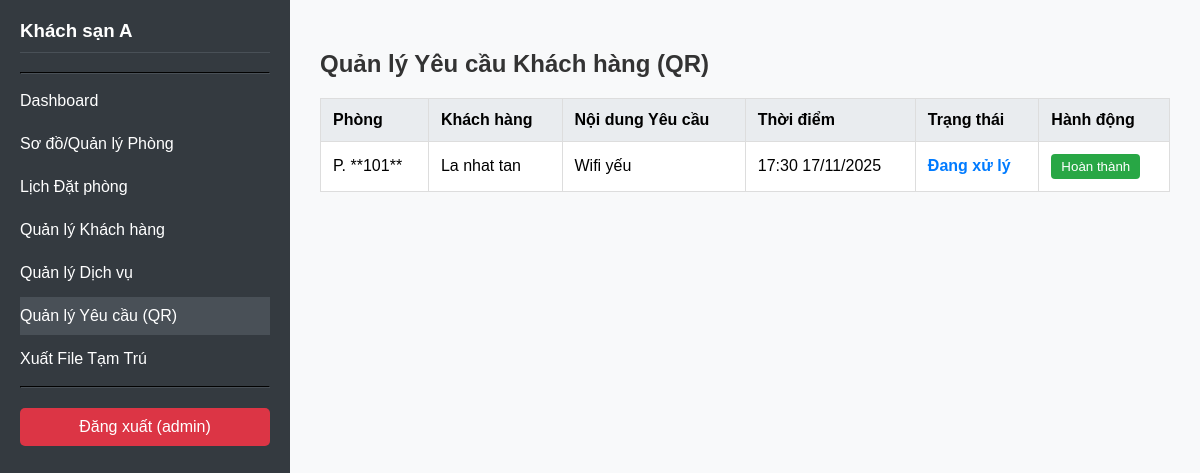
Screenshot of /requests/ (signed in) with the database file from the repository.
### pms/models.py (models this page shows, shortened)
class GuestRequest(models.Model):
    room = models.ForeignKey(Room, on_delete=models.CASCADE, verbose_name="Phòng yêu cầu")
    reservation = models.ForeignKey(Reservation, on_delete=models.SET_NULL, null=True, blank=True, verbose_name="Booking liên quan")
    content = models.TextField(verbose_name="Nội dung yêu cầu")
    STATUS_CHOICES = [
        ('New', 'Mới'),
        ('Processing', 'Đang xử lý'),
        ('Completed', 'Hoàn thành'),
    ]
    status = models.CharField(max_length=20, choices=STATUS_CHOICES, default='New', verbose_name="Trạng thái")
    assigned_staff = models.ForeignKey('auth.User', on_delete=models.SET_NULL, null=True, blank=True, verbose_name="Giao cho nhân viên")
    created_at = models.DateTimeField(auto_now_add=True)
    class Meta:
        verbose_name = "6. Yêu cầu Khách"
        verbose_name_plural = "6. Quản lý Yêu cầu Khách"

class Room(models.Model):
    hotel = models.ForeignKey(Hotel, on_delete=models.CASCADE, verbose_name="Khách sạn")
    room_number = models.CharField(max_length=10, unique=True, verbose_name="Số Phòng")
    room_type = models.CharField(max_length=50, verbose_name="Loại Phòng")
    price_per_night = models.DecimalField(max_digits=10, decimal_places=0, default=500000, verbose_name="Giá/Đêm")
    STATUS_CHOICES = [
        ('Vacant', 'Trống (Xanh)'),
        ('Dirty', 'Cần dọn (Xám)'),
        ('Occupied', 'Đang có khách (Đỏ)'),
        ('Booked', 'Đã đặt (Vàng)'),
    ]
    status = models.CharField(max_length=20, choices=STATUS_CHOICES, default='Vacant', verbose_name="Trạng thái")
    class Meta:
        verbose_name = "2. Phòng"
        verbose_name_plural = "2. Quản lý Phòng"
        ordering = ['room_number']

class Reservation(models.Model):
    room = models.ForeignKey(Room, on_delete=models.CASCADE, verbose_name="Phòng")
    guest = models.ForeignKey(Guest, on_delete=models.CASCADE, verbose_name="Khách hàng")
    check_in_date = models.DateTimeField(verbose_name="Thời gian Check-in")
    check_out_date = models.DateTimeField(null=True, blank=True, verbose_name="Thời gian Check-out dự kiến")
    STATUS_CHOICES = [
        ('Confirmed', 'Đã xác nhận (Booking)'),
        ('Occupied', 'Đang cư trú'),
        ('Completed', 'Đã hoàn tất'),
        ('Cancelled', 'Đã hủy'),
    ]
    status = models.CharField(max_length=20, choices=STATUS_CHOICES, default='Confirmed', verbose_name="Trạng thái đặt phòng")
    note = models.TextField(blank=True, verbose_name="Ghi chú")
    created_at = models.DateTimeField(auto_now_add=True)
    class Meta:
        verbose_name = "4. Đặt phòng"
        verbose_name_plural = "4. Quản lý Đặt phòng"
        ordering = ['check_in_date']

class Guest(models.Model):
    full_name = models.CharField(max_length=255, verbose_name="Họ và Tên")
    dob = models.DateField(null=True, blank=True, verbose_name="Ngày sinh") # Bắt buộc cho Đăng ký tạm trú
    ID_TYPE_CHOICES = [
        ('CCCD', 'Căn cước Công dân'),
        ('CMND', 'Chứng minh Nhân dân'),
        ('PP', 'Hộ chiếu (Passport)'),
        ('OTHER', 'Khác')
    ]
    id_type = models.CharField(max_length=10, choices=ID_TYPE_CHOICES, default='CCCD', verbose_name="Loại giấy tờ")
    id_number = models.CharField(max_length=50, unique=True, verbose_name="Mã số giấy tờ") # Mã số giấy tờ (Key cho OCR)
    address = models.CharField(max_length=500, verbose_name="Địa chỉ thường trú")
    phone = models.CharField(max_length=20, null=True, blank=True, verbose_name="Số điện thoại")
    created_at = models.DateTimeField(auto_now_add=True)
    class Meta:
        verbose_name = "3. Khách hàng"
        verbose_name_plural = "3. Quản lý Khách hàng"

### pms/views.py (the view)
# urls.py: path('requests/', views.manage_requests, name='manage-requests'),
@login_required
def manage_requests(request):
    requests_list = GuestRequest.objects.filter(
        status__in=['New', 'Processing']
    ).select_related('room', 'reservation').order_by('created_at')
    context = {
        'page_title': 'Quản lý Yêu cầu Khách hàng (QR)',
        'requests_list': requests_list
    }
    return render(request, 'pms/manage_requests.html', context)

### pms/templates/pms/manage_requests.html (shortened to what this page needs)
<!DOCTYPE html>
<html lang="vi">
  <head>
  </head>
  <body>
    <div class="sidebar">
        <h3>Khách sạn A</h3>
        <hr style="border-color: #495057;">
        <a href="{% url 'dashboard' %}">Dashboard</a>
        <a href="{% url 'manage-rooms' %}">Sơ đồ/Quản lý Phòng</a>
        <a href="{% url 'reservation-calendar' %}">Lịch Đặt phòng</a>
        <a href="{% url 'manage-guests' %}">Quản lý Khách hàng</a> <a href="{% url 'manage-service-inventory' %}">Quản lý Dịch vụ</a>
        <a href="{% url 'manage-requests' %}" style="background-color: #495057;">Quản lý Yêu cầu (QR)</a>
        <a href="{% url 'export-registry' %}">Xuất File Tạm Trú</a>
        <hr style="border-color: #495057;">
        <a href="{% url 'logout' %}" class="logout-link">Đăng xuất ({{ user.username }})</a>
    </div>
    <div class="content">
      <h2>{{ page_title }}</h2>
      <table>
        <thead>
          <tr>
            <th>Phòng</th>
            <th>Khách hàng</th>
            <th>Nội dung Yêu cầu</th>
            <th>Thời điểm</th>
            <th>Trạng thái</th>
            <th>Hành động</th>
          </tr>
        </thead>
        <tbody>
          {% for req in requests_list %}
          <tr>
            <td>P. **{{ req.room.room_number }}**</td>
            <td>{{ req.reservation.guest.full_name|default:"---" }}</td>
            <td>{{ req.content }}</td>
            <td>{{ req.created_at|date:"H:i d/m/Y" }}</td>
            <td class="status-{{ req.status }}">
                {{ req.get_status_display }}
            </td>
            <td class="actions">
              <form action="{% url 'complete-request' req.id %}" method="POST">
                <button type="submit">Hoàn thành</button>
              </form>
            </td>
          </tr>
          {% empty %}
          <tr>
            <td colspan="6">Không có yêu cầu mới nào.</td>
          </tr>
          {% endfor %}
        </tbody>
      </table>
    </div>
  </body>
</html>

### pms/templates/pms/manage_requests.html (style rules this page uses)
body { font-family: sans-serif; margin: 0; display: flex; }
.sidebar { width: 250px; background-color: #343a40; color: white; padding: 20px; min-height: 100vh; }
.sidebar h3 { margin-top: 0; border-bottom: 1px solid #495057; padding-bottom: 10px; }
.sidebar a { color: white; text-decoration: none; display: block; padding: 10px 0; margin-bottom: 5px; }
.content { flex-grow: 1; padding: 30px; background-color: #f8f9fa; }
h2 { color: #333; margin-bottom: 20px; }
table { width: 100%; border-collapse: collapse; margin-top: 20px; background-color: white; }
th, td { border: 1px solid #ddd; padding: 12px; text-align: left; }
th { background-color: #e9ecef; }
.status-Processing { color: #007bff; font-weight: bold; }
.actions button { background-color: #28a745; color: white; border: none; padding: 5px 10px; border-radius: 4px; cursor: pointer; }
.logout-link { background-color: #dc3545; text-align: center; border-radius: 5px; margin-top: 20px; }

### rows the page displays
GuestRequest: room.room_number "101", reservation.guest.full_name "La nhat tan", content "Wifi yếu", created_at "17:30 17/11/2025", status "Đang xử lý"

### other values shown
{{ user.username }} "admin"
{{ page_title }} "Quản lý Yêu cầu Khách hàng (QR)"
